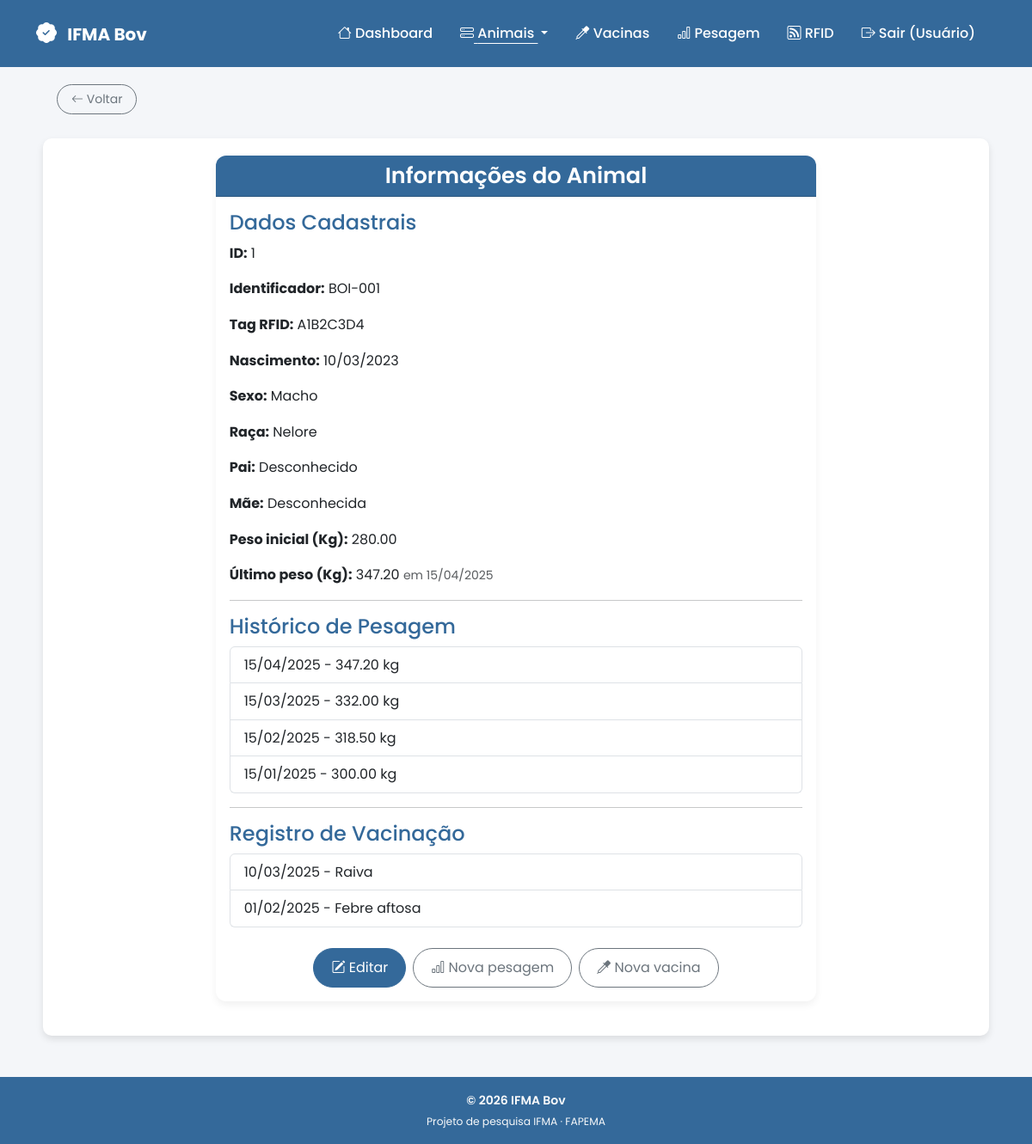
The app's page /pages/informacoes.php?id=1 (signed in) with its own data.
### tables this page shows
CREATE TABLE IF NOT EXISTS animais (
    id INT AUTO_INCREMENT PRIMARY KEY,
    identificador VARCHAR(50) NOT NULL,
    data_nascimento DATE NOT NULL,
    genero ENUM('M','F') NOT NULL,
    raca VARCHAR(50) NOT NULL,
    pai_id VARCHAR(50) DEFAULT NULL,
    mae_id VARCHAR(50) DEFAULT NULL,
    peso DECIMAL(6,2) NOT NULL,
    tag_id VARCHAR(50) UNIQUE DEFAULT NULL,
    data_registro TIMESTAMP DEFAULT CURRENT_TIMESTAMP
);

CREATE TABLE IF NOT EXISTS pesagem (
    id INT AUTO_INCREMENT PRIMARY KEY,
    animal_id INT NOT NULL,
    peso DECIMAL(6,2) NOT NULL,
    data DATE NOT NULL,
    CONSTRAINT fk_pesagem_animal
        FOREIGN KEY (animal_id) REFERENCES animais(id)
        ON DELETE CASCADE
        ON UPDATE CASCADE
);

CREATE TABLE IF NOT EXISTS vacinas (
    id INT AUTO_INCREMENT PRIMARY KEY,
    animal_id INT NOT NULL,
    vacina VARCHAR(100) NOT NULL,
    data DATE NOT NULL,
    CONSTRAINT fk_vacina_animal
        FOREIGN KEY (animal_id) REFERENCES animais(id)
        ON DELETE CASCADE
        ON UPDATE CASCADE
);

### pages/informacoes.php (the view, shortened to what this page needs)
<?php
require_once '../includes/header.php';
require_once '../includes/config.php';
$id_animal = isset($_GET['id']) ? (int) $_GET['id'] : null;
?>
    <?php
$stmt = $conn->prepare("SELECT * FROM animais WHERE id = :id");
$stmt->bindParam(':id', $id_animal, PDO::PARAM_INT);
$stmt->execute();
$animal = $stmt->fetch(PDO::FETCH_ASSOC);
$peso_stmt = $conn->prepare("SELECT id, data, peso FROM pesagem WHERE animal_id = :animal_id ORDER BY data DESC, id DESC");
$peso_stmt->bindParam(':animal_id', $id_animal, PDO::PARAM_INT);
$peso_stmt->execute();
$peso_result = $peso_stmt->fetchAll(PDO::FETCH_ASSOC);
$vacina_stmt = $conn->prepare("SELECT data, vacina FROM vacinas WHERE animal_id = :animal_id ORDER BY data DESC");
$vacina_stmt->bindParam(':animal_id', $id_animal, PDO::PARAM_INT);
$vacina_stmt->execute();
$vacina_result = $vacina_stmt->fetchAll(PDO::FETCH_ASSOC);
?>
<div class="container my-5">
    <div class="row justify-content-center">
        <div class="col-lg-8">
            <div class="card card-custom">
                <div class="card-header card-header-custom text-center">
                    <h2 class="mb-0">Informações do Animal</h2>
                </div>
                <div class="card-body">
                    <h4 class="text-primary">Dados Cadastrais</h4>
                    <p><strong>ID:</strong> <?= $animal['id'] ?></p>
                    <p><strong>Identificador:</strong> <?= htmlspecialchars($animal['identificador']) ?></p>
                    <p><strong>Tag RFID:</strong> <?= $animal['tag_id'] ? htmlspecialchars($animal['tag_id']) : 'Não vinculada' ?></p>
                    <p><strong>Nascimento:</strong> <?= date('d/m/Y', strtotime($animal['data_nascimento'])) ?></p>
                    <p><strong>Sexo:</strong> <?= ($animal['genero'] == 'M') ? 'Macho' : 'Fêmea' ?></p>
                    <p><strong>Raça:</strong> <?= htmlspecialchars($animal['raca']) ?></p>
                    <p><strong>Pai:</strong> <?= $animal['pai_id'] ? htmlspecialchars($animal['pai_id']) : 'Desconhecido' ?></p>
                    <p><strong>Mãe:</strong> <?= $animal['mae_id'] ? htmlspecialchars($animal['mae_id']) : 'Desconhecida' ?></p>
                    <p><strong>Peso inicial (Kg):</strong> <?= $animal['peso'] ?></p>
                    <?php if (count($peso_result) > 0): ?>
                        <p><strong>Último peso (Kg):</strong> <?= $peso_result[0]['peso'] ?>
                            <span class="text-muted small">em <?= date('d/m/Y', strtotime($peso_result[0]['data'])) ?></span></p>
                    <?php endif; ?>
                    <hr>
                    <h4 class="text-primary">Histórico de Pesagem</h4>
                    <?php if (count($peso_result) > 0): ?>
                        <ul class="list-group">
                            <?php foreach ($peso_result as $peso): ?>
                                <li class="list-group-item">
                                    <?= date('d/m/Y', strtotime($peso['data'])) ?> - <?= $peso['peso'] ?> kg
                                </li>
                            <?php endforeach; ?>
                        </ul>
                    <?php else: ?>
                        <div class="text-muted">Nenhum registro de pesagem encontrado.</div>
                    <?php endif; ?>
                    <hr>
                    <h4 class="text-primary">Registro de Vacinação</h4>
                    <?php if (count($vacina_result) > 0): ?>
                        <ul class="list-group">
                            <?php foreach ($vacina_result as $vacina): ?>
                                <li class="list-group-item">
                                    <?= date('d/m/Y', strtotime($vacina['data'])) ?> - <?= htmlspecialchars($vacina['vacina']) ?>
                                </li>
                            <?php endforeach; ?>
                        </ul>
                    <?php else: ?>
                        <div class="text-muted">Nenhum registro de vacinação encontrado.</div>
                    <?php endif; ?>
                    <div class="d-flex flex-wrap justify-content-center gap-2 mt-4">
                        <a href="atualizar.php?id=<?= $animal['id'] ?>" class="btn btn-primary">
                            <i class="bi bi-pencil-square"></i> Editar
                        </a>
                        <a href="pesagem.php?identificador=<?= urlencode($animal['identificador']) ?>" class="btn btn-outline-secondary">
                            <i class="bi bi-bar-chart"></i> Nova pesagem
                        </a>
                        <a href="vacinas.php?identificador=<?= urlencode($animal['identificador']) ?>" class="btn btn-outline-secondary">
                            <i class="bi bi-eyedropper"></i> Nova vacina
                        </a>
                    </div>
                </div>
            </div>
        </div>
    </div>
</div>
<?php include '../includes/footer.php'; ?>

### assets/css/styles.css (style rules this page uses)
* { box-sizing: border-box; }
body { font-family: 'Poppins', sans-serif; background-color: #f4f6f9; color: #333; line-height: 1.6; min-height: 100vh; display: flex; flex-direction: column; }
body > .container { max-width: 1100px; margin: 40px auto; padding: 20px; background: #ffffff; border-radius: 10px; box-shadow: 0 4px 8px rgba(0, 0, 0, 0.1); }
h1, h2 { color: inherit; font-weight: 600; text-align: center; margin-bottom: 20px; }
.btn { border-radius: 50px; transition: all 0.3s ease-in-out; }
.btn:not(.btn-sm) { padding: 10px 20px; }
.btn-primary { background-color: #34699A; border-color: #34699A; }
.card-custom { border-radius: 12px; border: none; box-shadow: 0 4px 10px rgba(0, 0, 0, 0.06); margin-bottom: 20px; }
.card-header-custom { background-color: #34699A; color: #fff; border-radius: 12px 12px 0 0 !important; }
.card-header-custom h2 { font-size: 1.6rem; margin: 0; }
.text-primary { color: #34699A !important; }

### records on screen
animais: id "1", identificador "BOI-001", tag "A1B2C3D4", data_nascimento "10/03/2023", raca "Nelore", peso "280.00"
pesagem: peso "347.20", data "15/04/2025"
pesagem: data "15/03/2025", peso "332.00"
pesagem: data "15/02/2025", peso "318.50"
pesagem: data "15/01/2025", peso "300.00"
vacinas: data "10/03/2025", vacina "Raiva"
vacinas: data "01/02/2025", vacina "Febre aftosa"

### other values on screen
strtok($_SESSION['user_nome'], ' ') "Usuário"
